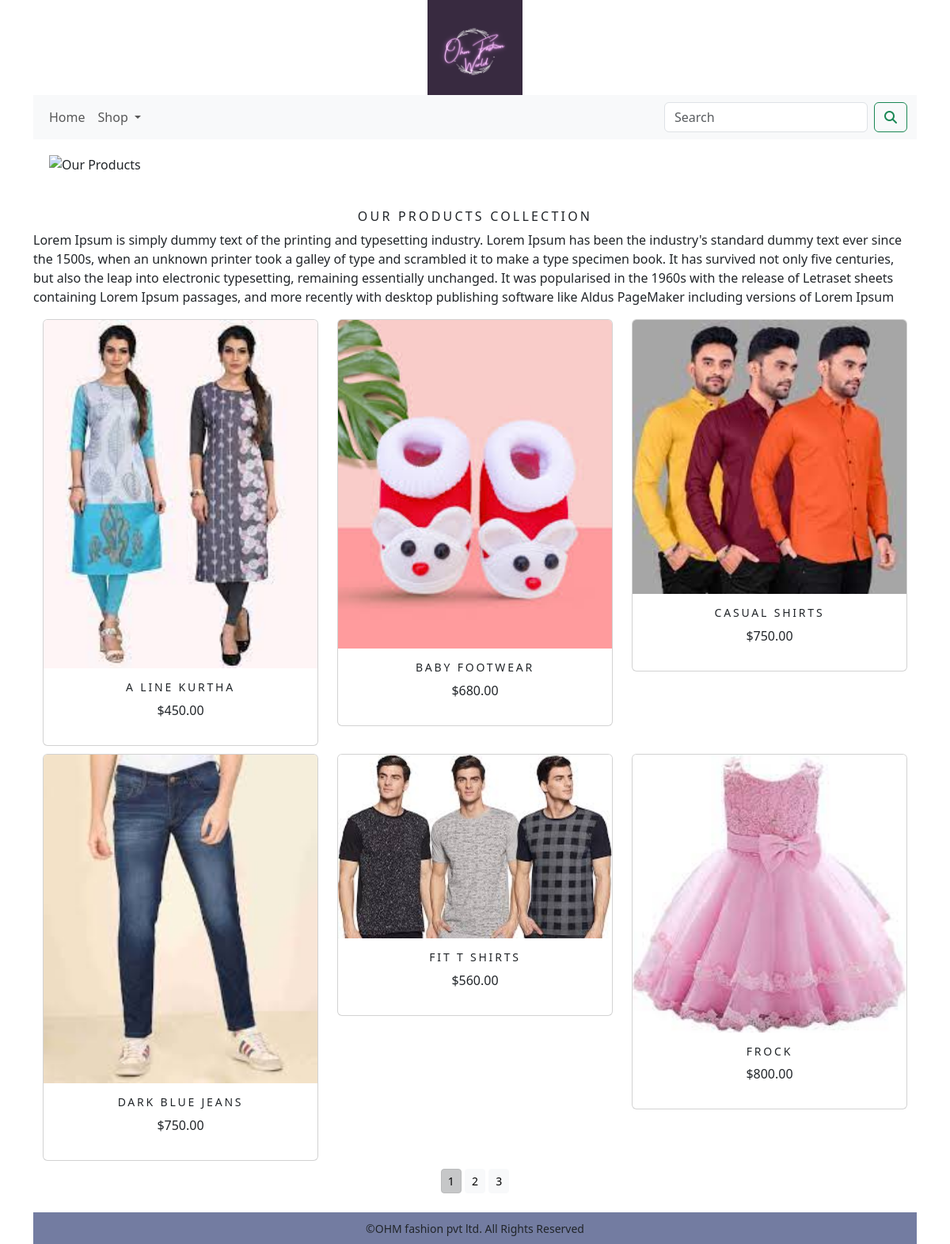
The app's page /shop/ with its own data.
### shopapp/models.py (models this page shows, shortened)
class Product(models.Model):
    name=models.CharField(max_length=250,unique=True)
    slug=models.SlugField(max_length=250,unique=True)
    description=models.TextField(blank=True)
    price=models.DecimalField(max_digits=10,decimal_places=2)
    category=models.ForeignKey(Category,on_delete=models.CASCADE)
    image=models.ImageField(upload_to='product',blank=True)
    stock=models.IntegerField()
    available=models.BooleanField(default=True)
    created=models.DateTimeField(auto_now_add=True)
    updated=models.DateTimeField(auto_now=True)
    def get_url(self):
        return reverse('shopapp:prodcatdetail',args=[self.category.slug,self.slug])
    class Meta:
        ordering=('name',)
        verbose_name='product'
        verbose_name_plural='products'

### shopapp/views.py (the view)
# urls.py: path('',views.allProdCat,name='allProdCat'),
def allProdCat(request,c_slug=None):
    c_page =None
    products_list=None
    if c_slug != None:
        c_page=get_object_or_404(Category,slug=c_slug)
        products_list=Product.objects.all().filter(category=c_page,available=True)
    else:
        products_list=Product.objects.all().filter(available=True)
    paginator=Paginator(products_list,6)
    try:
        page=int(request.GET.get('page','1'))
    except:
        page=1
    try:
        products=paginator.page(page)
    except   (EmptyPage,InvalidPage):
        products=paginator .page(paginator.num_pages)
    return render(request,"category.html",{'category':c_page,'products':products})

### cart_app/context_processors.py (called while the page is built)
def counter(request):
    item_count=0
    if 'admin' in request.path:
        return {}
    else:
        try:
            cart=Cart.objects.filter(cart_id=_cart_id(request))
            cart_items=CartItem.objects.all().filter(cart=cart[:1])
            for cart_item in cart_items:
                item_count +=cart_item.quantity
        except Cart.DoesNotExist:
            item_count = 0
    return dict(item_count=item_count)

### cart_app/views.py (called while the page is built)
def _cart_id(request):
    cart=request.session.session_key
    if not cart:
        cart = request.session.create()
    return cart

### shopapp/context_processors.py (called while the page is built)
def menu_links(request):
    links = Category.objects.all()
    return dict(links=links)

### shopapp/models.py (called while the page is built)
    def get_url(self):
        return reverse('shopapp:products_by_category',args=[self.slug])

### templates/category.html (shortened to what this page needs)
{% extends 'base.html' %}
{% load static %}
{% block content %}
<div class="mx_auto">
    {% if category %}
    <img class="my_image" src="{{category.image.url}}" alt="{{category.name}}" width="500px">
</div>
<br>
<div>
    <h1 class="text-center  my_title">{{category.name}}</h1>
    <p class="text-justify">{{category.description}}</p>
</div>
    {% else %}
<div>
    <img class="my_image my_image_padding" src="{% static 'image/banner1.png' %}" alt="Our Products" width="1250px">
</div>
<br>
<div>
    <h1 class="text-center  my_title">Our Products Collection</h1>
    <p class="text-justify">Lorem Ipsum is simply dummy text of the printing and typesetting industry. Lorem Ipsum has been the industry's standard dummy text ever since the 1500s, when an unknown printer took a galley of type and scrambled it to make a type specimen book. It has survived not only five centuries, but also the leap into electronic typesetting, remaining essentially unchanged. It was popularised in the 1960s with the release of Letraset sheets containing Lorem Ipsum passages, and more recently with desktop publishing software like Aldus PageMaker including versions of Lorem Ipsum </p>
</div>
    {% endif %}
<div class="container">
    <div class="row mx_auto">
        {% for product in products.object_list %}
        <div class="my_bottom_margin col-9 col-sm-12 col-md-4  xol-lg-4">
            <div class="card text-center" style="min-width:18rem;">
              <a href="{{product.get_url}}"> <img class="card-img-top my_image"  src="{{ product.image.url }}" alt="{{product.name}}"></a>
             <div class="card-body">
                 <h4>{{product.name}}</h4>
                 <p>${{product.price}}</p>
             </div>
            </div>
        </div>
        {% endfor %}
    </div>
    <div class="mx-auto">
        {% if products.paginator.num_pages > 1 %}
        <div class="text-center">
            {% for pg in products.paginator.page_range %}
                <a href="?page={{pg}}" class="btn btn-light btn-sm {% if products.number == pg %} active {% endif %}">{{pg}}</a>
            {% endfor %}
        </div>
         {% endif %}
    </div>
    <br>
</div>
{% endblock %}

### templates/base.html (shortened to what this page needs)
{% load static %}
<!DOCTYPE html>
<html lang="en">
<head>
    <link rel="stylesheet" href="{% static 'css/custom.css' %}">
        <link href="{% static 'css/bootstrap.min.css' %}" rel="stylesheet" >
</head>
<body>
<div class="container">
    {% include 'header.html' %}
    {% include 'navbar.html' %}
    {% block content %}
    {% endblock %}
</div>
     {% include 'footer.html' %}
</body>
</html>

### templates/header.html
{% load static %}
<header>
    <center>
       <a href="{% url 'shopapp:allProdCat' %}"> <img src="{% static 'image/logo.png' %}" alt="logo_image" width="120px;" height="120px"></a>
    </center>
</header>

### templates/navbar.html (shortened to what this page needs)
<nav class="navbar navbar-expand-lg navbar-light bg-light">
  <div class="container-fluid">
    <div class="collapse navbar-collapse" id="navbarSupportedContent">
      <ul class="navbar-nav me-auto mb-2 mb-lg-0">
        <li class="nav-item">
          <a class="nav-link" href="#">Home</a>
        </li>
        <li class="nav-item dropdown   {% if 'shopapp' in request.path %} active {% endif %}">
          <a class="nav-link dropdown-toggle" href="#" id="navbarDropdown" role="button" data-bs-toggle="dropdown" aria-expanded="false">
            Shop
          </a>
        </li>
      </ul>
      <form class="d-flex" action="{% url 'search_app:SearchResult' %}" method="get">
        <input class="form-control me-2" type="search" placeholder="Search" name="q"   aria-label="Search">
        <button class="btn btn-outline-success" type="submit"><i class="fa-solid fa-magnifying-glass"></i></button>
      </form>
    </div>
  </div>
</nav>

### templates/footer.html
<div class="footer navbar-fixed-bottom my_footer">
    <p class="text-center"> &copy;OHM fashion pvt ltd. All Rights Reserved </p>
</div>

### static/css/custom.css (style rules this page uses)
body { font-family: 'Josefin Sans', sans-serif; }
.nav-item { font-size : 14px text-transform : uppercase letter-spacing:.2em; }
.my_footer { height: 40px; background-color:#737CA1; }
.my_footer p { padding-top: 10px; font-size: 14px; }
.my_image { width:100; height: auto; }
.my_title { font-size:16px; text-transform:uppercase; letter-spacing:.2em; }
.my_image_padding { padding:20px; }
.my_bottom_margin { margin-bottom:10px; }
.card-body h4 { font-size:14px; text-transform:uppercase; letter-spacing:.2em; }

### records on screen
Product: image (picture), name "A LINE KURTHA", price "450.00"
Product: image (picture), name "BABY FOOTWEAR", price "680.00"
Product: image (picture), name "CASUAL SHIRTS", price "750.00"
Product: image (picture), name "DARK BLUE JEANS", price "750.00"
Product: image (picture), name "FIT T SHIRTS", price "560.00"
Product: image (picture), name "FROCK", price "800.00"

### other values on screen
{{ pg }} "1" "2" "3"
